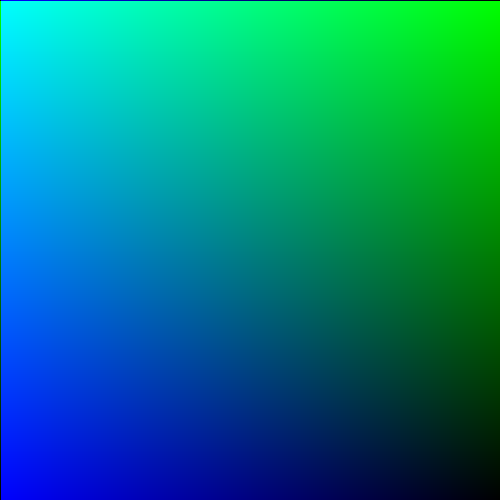
Frame 1 (no input)
Frame 60 (no input): identical to frame 1, image omitted
Frame 120 (the mouse pressed at the canvas centre since frame 60): identical to frame 1, image omitted

The p5.js sketch that drew this single still picture (run headless with seeded random() and noise() and a simulated clock; from frame 60 on, the mouse is pressed at the canvas centre):

// p5.js sketch
// ── sketch.js
const W = 500;
const H = 500;
const Xoffset = W / 2.0;
const Yoffset = H / 2.0;
const gridx = W / 10;
let canvas;
const gridy = H / 10;
const stepx = 1.0 / W;
const stepy = 1.0 / H;

var camPos;
var buffer;
var s;
function setup() {
    colorMode(RGB, 255);
    camPos = createVector(0,0, -1.0);

    canvas = createCanvas(W, H);
    buffer = createImage(W, H);
    //background(122);
    var r = new Ray(camPos, createVector(0, 0, 0) - camPos);
    s = new Sphere(createVector(0,0, 4.0), 1.0, color(255,255, 255, 255));
}

function writeColor(image, x, y, pixelcolor) {
    const index = (x + y * width) * 4;
    image.pixels[index] = red(pixelcolor);
    image.pixels[index + 1] = green(pixelcolor);
    image.pixels[index + 2] = blue(pixelcolor);
    image.pixels[index + 3] = alpha(pixelcolor);
  }


  function writeCanvas(x, y, pixelcolor) {
    const index = (x + y * width) * 4;
    pixels[index] = red(pixelcolor);
    pixels[index + 1] = green(pixelcolor);
    pixels[index + 2] = blue(pixelcolor);
    pixels[index + 3] = alpha(pixelcolor);
  }
  var time = 0.0;
  function draw()
  {
      //background(155);
      loadPixels();
      for (let y = 0; y < height; y++) {
            for (let x = 0; x < height; x++) {
                let r = (x* 255.0 / width) * cos % 255;
                let g = ((height -y) * 255.0 / height) % 255;;
                let b =  ((width -x) * 255.0 / width) % 255;;

                let c = color(r,g,b,255);
                writeCanvas(x, y, c);
            }
        }

      updatePixels();
  }
// function draw() {
//     let deltaTime = window.performance.now() - canvas._pInst._lastFrameTime;
//     time += deltaTime / 100.0;

//     buffer.loadPixels();

//     for (let x = 0; x < width; x++) {
//         for (let y = 0; y < height; y++) {
//             let r = (x* 255.0 / width) * cos(time) % 255;
//             let g = ((height -y) * 255.0 / height) % 255;;
//             let b =  ((width -x) * 255.0 / width) % 255;;

//             let c = color(r,g,b,255);
//             writeColor(buffer, x , y, c);
//         }
//     }


//             //let ray = new Ray(camPos, createVector(x,y, 0.0).sub(camPos), Infinity);
//             //let result = s.Intersect(ray);

//             // if (result)
//             //     writeColor(buffer, ix, iy, result);

//             // TODO: Generate ray
//             // Intersect with h

//     buffer.updatePixels();
//     image(buffer, 0, 0);
//     //noLoop();
// }
// ── ray.js
class Ray {
    constructor(origin, direction, distance) {
        this.origin = origin;
        this.direction = direction;
        this.distance = distance;
    }
    // any point p = origin + raydirection * time (or distance)
}
// ── sceneObject.js
class sceneObject {

    constructor(position) {
        this.position = position;
    }

    Intersect(ray) {}

}

class Sphere extends sceneObject {

    constructor(position, radius, color) {

        super(position);
        //this.position = position;
        this.radius = radius;
        this.color = color;
    }

    Intersect(ray) {
        let rs = p5.Vector.sub(this.position, ray.origin)
        // s center of sphere
        // ro ray origin
        // rd direction
        // t dot product between ray and s - ro () (nearest point on the ray from the sphere center)
        let t = p5.Vector.dot(rs, ray.direction);
        console.log(rs);
        console.log(ray.direction);
        console.log(t);
        let p = p5.Vector.add(ray.origin, p5.Vector.mult(ray.direction, t)); // point in space of t along ray direction

        let y =  p5.Vector.dist(p, this.position);

        if (y < this.radius) {
            let x = sqrt(this.radius*this.radius - y*y);
            let t1 = t - x;
            let t2 = t + x;
            console.log("YOUHOU");
            return this.color; // Should return more precise info like point of intersection, normal etc
        }
        return undefined;
    }


}
